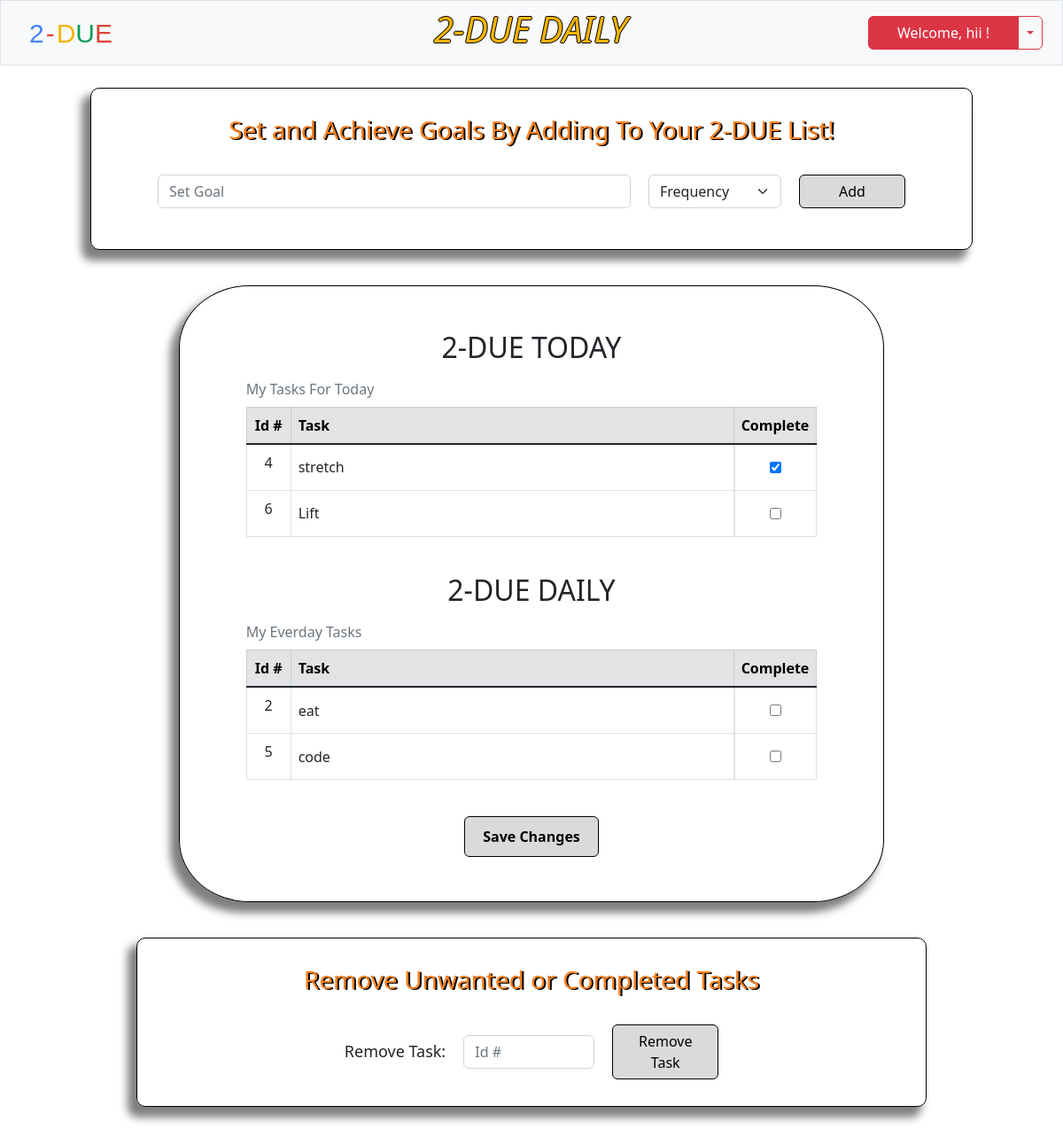
The app's page /daily (signed in), older data.
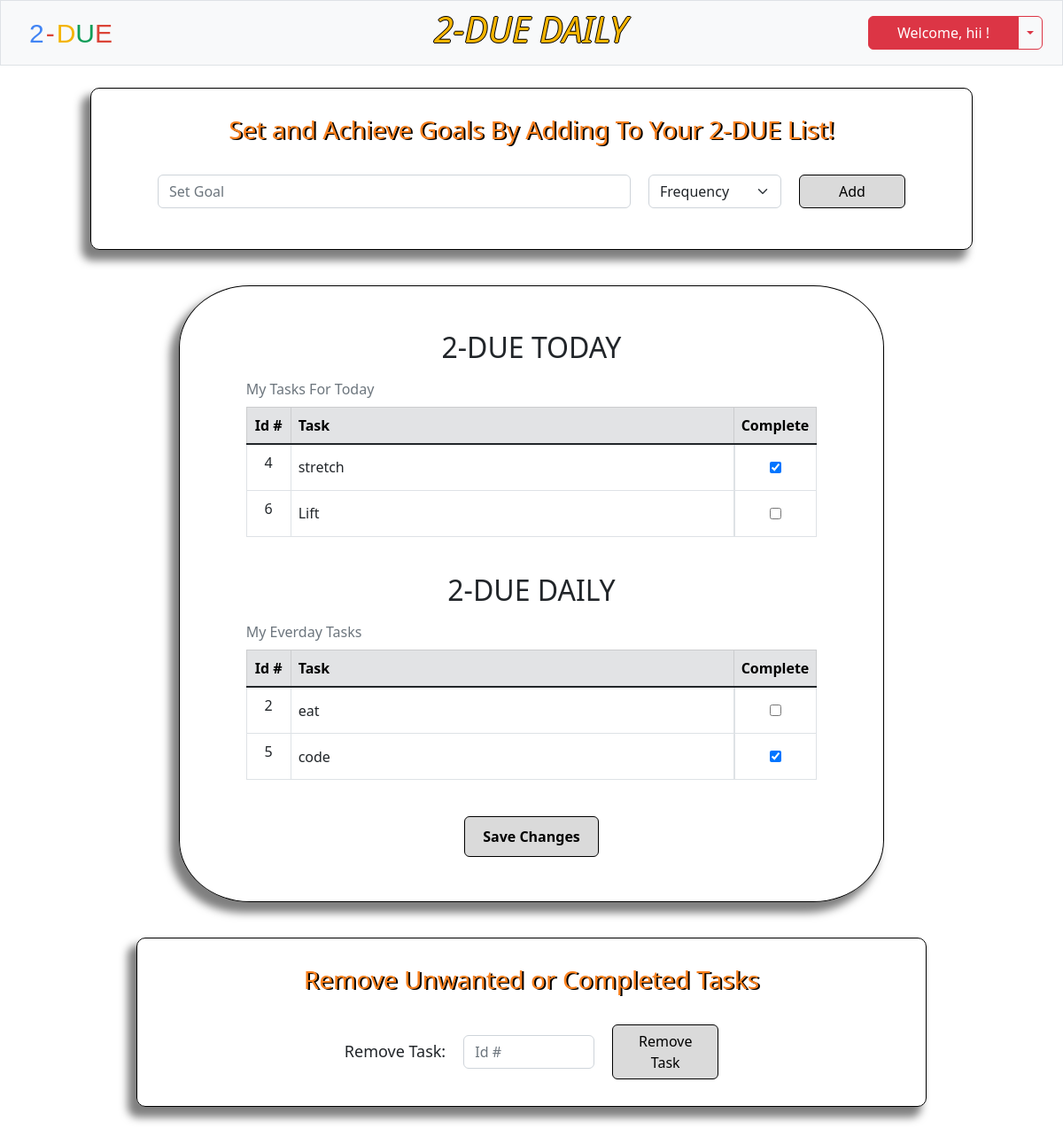
The same page, newer data.
### tables this page shows
CREATE TABLE users (id INTEGER PRIMARY KEY AUTOINCREMENT NOT NULL, username TEXT NOT NULL, hash TEXT NOT NULL, security_code INTEGER NOT NULL);

CREATE TABLE todo (id INTEGER NOT NULL, task_id INTEGER PRIMARY KEY AUTOINCREMENT NOT NULL, task TEXT NOT NULL, frequency TEXT NOT NULL, completeness TEXT NOT NULL);

### app.py (the view, shortened to what this page needs)
@app.route('/daily', methods=['GET', 'POST'])
def daily():
    if request.method == "GET":
        id = session['user_id']
        username = db.execute("SELECT username FROM users WHERE id = ?", id)[0]['username']
        daily = db.execute("SELECT * FROM todo WHERE id = (?) AND frequency = (?)", session['user_id'], 'today')
        everyday = db.execute("SELECT * FROM todo WHERE id = (?) AND frequency = (?)", session['user_id'], 'everyday')
        return render_template('daily.html', username=username, daily=daily, everyday=everyday)

### app.py (called while the page is built)
@app.after_request
def after_request(response):
    response.headers['Cache-Control'] = 'no-cache, no store, must-revalidate'
    response.headers['Expires'] = 0
    response.headers['Pragma'] = 'no-cache'
    return response

### templates/daily.html (shortened to what this page needs)
{% extends 'layout.html' %}
{% block nav %}
    <a class="navbar-brand" href="/daily"><span class="blue">2</span><span class="red dash">-</span><span class="yellow">D</span><span class="green">U</span><span class="red">E</span></a>
    <h2 class="weather-header"><em>2-DUE DAILY</em></h2>
    <div class="login btn-group">
        <button type="button" class="btn btn-danger" id="menu-btn">Welcome, {{ username }} !</button>
        <button type="button" class="btn btn-outline-danger dropdown-toggle dropdown-toggle-split" data-bs-toggle="dropdown" aria-expanded="false">
        </button>
    </div>
{% endblock %}
{% block main %}
    <form action="/daily" class="daily" method="post">
        <div class="daily-header">
            <h3>Set and Achieve Goals By Adding To Your 2-DUE List!</h3>
        </div>
        <div class="mb-3 goals">
            <input autocomplete="off" class="form-control mx-auto w-auto" id="daily" name="daily" placeholder="Set Goal" size="50" required>
            <select class="form-select select" name="goal-type" id="goal-type" required >
                <option value="select" selected disabled>Frequency</option>
            </select>
            <button class="btn btn-primary" id="daily-submit" name="daily-submit" type="submit">Add</button>
        </div>
    </form>
<form action="/daily" class="save-today" method="post">
    <div class="daily-table">
        <h2 style="text-align: center; margin-top: 25px;">2-DUE TODAY</h2>
            <table class="table table-hover table-bordered">
                <caption>My Tasks For Today</caption>
                <thead>
                    <tr class="table-secondary">
                        <th class="text-center task-id">Id #</th>
                        <th class="text-start task-head">Task</th>
                        <th class="text-start">Complete</th>
                    </tr>
                </thead>
                <tbody class="table-group-divider">
                {% if daily %}
                {% for row in daily %}
                <tr>
                    <td class="text-center">{{ row.task_id }}</td>
                    <td class="text-start task">{{ row.task }}</td>
                    {% if row.completeness == 'incomplete' %}
                    <td class="center-td"><input type='checkbox' id='incomplete' value="{{ row.task_id }}" name="checkbox"></td>
                    {% else %}
                    <td class="center-td" id="complete"><input type="checkbox" value="{{ row.task_id }}" name="checkbox" checked></td>
                    {% endif %}
                </tr>
                {% endfor %}
                {% endif %}
                </tbody>
            </table>
    </div>
    <div class="daily-table">
        <h2 style="text-align: center;">2-DUE DAILY</h2>
        <table class="table table-hover table-bordered">
            <caption>My Everday Tasks</caption>
            <thead>
                <tr class="table-secondary">
                    <th class="text-center task-id">Id #</th>
                    <th class="text-start task-head">Task</th>
                    <th class="text-start">Complete</th>
                </tr>
            </thead>
            <tbody class="table-group-divider">
            {% if everyday %}
            {% for row in everyday %}
            <tr>
                <td class="text-center">{{ row.task_id }}</td>
                <td class="text-start task">{{ row.task }}</td>
                {% if row.completeness == 'incomplete' %}
                <td class="center-td"><input type='checkbox' id='incomplete' value="{{ row.task_id }}" name="checkbox"></td>
                {% else %}
                <td class="center-td" id="complete"><input type="checkbox" id="complete" value="{{ row.task_id }}" name="checkbox" checked></td>
                {% endif %}
            </tr>
            {% endfor %}
            {% endif %}
            </tbody>
        </table>
    </div>
    <button type="submit" class="btn btn-primary" id="save-daily" name="save-daily">Save Changes</button>
</form>
    <form action="/daily" class="daily" method="post">
        <div class="daily-header">
            <h3>Remove Unwanted or Completed Tasks</h3>
        </div>
        <div class="remove">
            <label for="remove">Remove Task: </label>
            <input type="number" class="form-control w-auto" autocomplete='off' placeholder='Id #' name="remove" id="remove" required>
            <button class="btn btn-primary" id='remove-submit' name="remove-submit" type="submit">Remove Task</button>
        </div>
    </form>
{% endblock %}

### templates/layout.html (shortened to what this page needs)
<!DOCTYPE html>
<html lang="en">
    <head>
        <link href="https://cdn.jsdelivr.net/npm/bootstrap@5.2.2/dist/css/bootstrap.min.css" rel="stylesheet">
        <link rel="stylesheet" href="/static/layout.css">
    </head>
    <body>
        <div class="main">
            <nav class="bg-light border navbar navbar-expand-md navbar-light">
                <div class="container-fluid">
                    {% block nav %}{% endblock %}
                </div>
            </nav>
            <div class="body">
            {% block main %}{% endblock %}
            </div>
        </div>
    </body>
</html>

### static/layout.css (style rules this page uses)
.main { display: flex; flex-flow: column; }
.navbar { min-height: 55px; }
.navbar-brand { margin-left: 20px; }
span { font-size: 30px; font-family: 'Product Sans', sans-serif; }
.blue { color: #4285F4; }
.red { color: #DB4437; }
.dash { padding-left: 2px; padding-right: 2px; }
.yellow { color: #F4B400; }
.green { color: #0F9D58; }
.body { display: flex; flex-flow: column; align-items: center; }
.container-fluid { min-width: 763px; }
.login { margin-right: 10px; }
.btn-primary { width: 120px; color: black; background-color: #dadada; border: 1px solid black; position: relative; }
.weather-header { color: #F4B400; text-shadow: 1px 0 0 #000, 0 -1px 0 #000, 0 1px 0 #000, -1px 0 0 #000; font-size: 40px; margin-left: 75px; }
#menu-btn { width: 170px; font-size: 16px; }
.daily { border: 1px solid black; border-radius: 10px; padding: 30px 75px; margin: 25px 0px; box-shadow: -8px 10px 10px 2px rgba(0, 0, 0, 0.5); display: flex; flex-direction: column; }
.goals { display: flex; gap: 20px; }
.select { width: 150px; }
.daily-header { text-align: center; color:rgb(250, 129, 31); text-shadow: 2px 1px #000; margin-bottom: 25px; min-width: 740px; }
.center-td { display: flex; justify-content: center; align-items: center; }
.center-td input { height: 35px; }
.task-head { min-width: 500px; max-width: 750px; max-height: 52px; }
.task { vertical-align: middle; overflow-x: auto; }
caption { caption-side: top; }
.daily-table { margin-bottom: 25px; }
#save-daily { min-width: fit-content; padding: 10px 20px; font-weight: bold; margin-bottom: 25px; }
.save-today { display: flex; flex-direction: column; align-items: center; border: 1px solid black; border-radius: 10%; margin: 15px 0px; padding: 25px 75px; min-width: 795px; box-shadow: -8px 10px 10px 2px rgba(0, 0, 0, 0.5); }
.task-id { min-width: 50px; }
.remove { display: flex; align-items: center; justify-content: center; gap: 20px; }
.remove > label { font-size: 18px; }
#remove { width: clamp(8ch, 20%, 25ch) !important; }

Row changes from the older to the newer data that the page shows:
changed todo "code": completeness "incomplete" → "complete" (drawn); checkbox "☐" → "☑"
